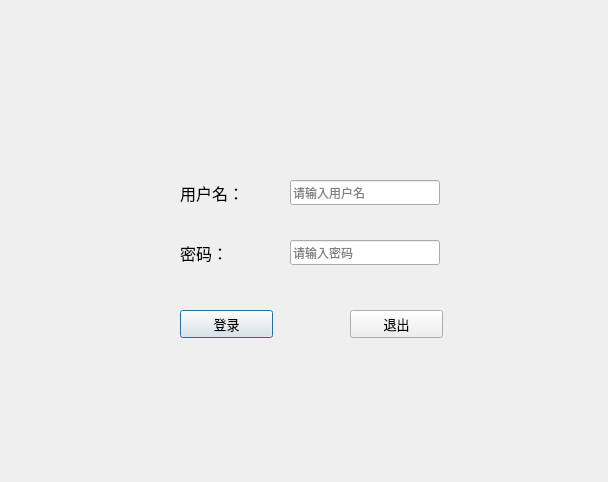
<?xml version="1.0" encoding="UTF-8"?>
<ui version="4.0">
 <class>LoginDialog</class>
 <widget class="QDialog" name="LoginDialog">
  <property name="geometry">
   <rect>
    <x>0</x>
    <y>0</y>
    <width>608</width>
    <height>482</height>
   </rect>
  </property>
  <property name="windowTitle">
   <string>Dialog</string>
  </property>
  <widget class="QLabel" name="label">
   <property name="geometry">
    <rect>
     <x>180</x>
     <y>180</y>
     <width>100</width>
     <height>25</height>
    </rect>
   </property>
   <property name="font">
    <font>
     <pointsize>12</pointsize>
    </font>
   </property>
   <property name="text">
    <string>用户名：</string>
   </property>
  </widget>
  <widget class="QLabel" name="label_2">
   <property name="geometry">
    <rect>
     <x>180</x>
     <y>240</y>
     <width>100</width>
     <height>25</height>
    </rect>
   </property>
   <property name="font">
    <font>
     <pointsize>12</pointsize>
    </font>
   </property>
   <property name="text">
    <string>密码：</string>
   </property>
  </widget>
  <widget class="QLineEdit" name="userLineEdit">
   <property name="geometry">
    <rect>
     <x>290</x>
     <y>180</y>
     <width>150</width>
     <height>25</height>
    </rect>
   </property>
   <property name="placeholderText">
    <string>请输入用户名</string>
   </property>
  </widget>
  <widget class="QLineEdit" name="pwdLineEdit">
   <property name="geometry">
    <rect>
     <x>290</x>
     <y>240</y>
     <width>150</width>
     <height>25</height>
    </rect>
   </property>
   <property name="echoMode">
    <enum>QLineEdit::Password</enum>
   </property>
   <property name="placeholderText">
    <string>请输入密码</string>
   </property>
  </widget>
  <widget class="QPushButton" name="loginBtn">
   <property name="geometry">
    <rect>
     <x>180</x>
     <y>310</y>
     <width>93</width>
     <height>28</height>
    </rect>
   </property>
   <property name="font">
    <font>
     <pointsize>10</pointsize>
    </font>
   </property>
   <property name="text">
    <string>登录</string>
   </property>
  </widget>
  <widget class="QPushButton" name="exitBtn">
   <property name="geometry">
    <rect>
     <x>350</x>
     <y>310</y>
     <width>93</width>
     <height>28</height>
    </rect>
   </property>
   <property name="font">
    <font>
     <pointsize>10</pointsize>
    </font>
   </property>
   <property name="text">
    <string>退出</string>
   </property>
  </widget>
 </widget>
 <resources/>
 <connections>
  <connection>
   <sender>exitBtn</sender>
   <signal>clicked()</signal>
   <receiver>LoginDialog</receiver>
   <slot>close()</slot>
   <hints>
    <hint type="sourcelabel">
     <x>396</x>
     <y>323</y>
    </hint>
    <hint type="destinationlabel">
     <x>303</x>
     <y>240</y>
    </hint>
   </hints>
  </connection>
 </connections>
</ui>
